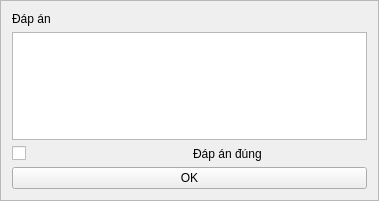
<?xml version="1.0" encoding="UTF-8"?>
<ui version="4.0">
 <class>add_answer_pop_up</class>
 <widget class="QFrame" name="add_answer_pop_up">
  <property name="geometry">
   <rect>
    <x>0</x>
    <y>0</y>
    <width>379</width>
    <height>201</height>
   </rect>
  </property>
  <property name="windowTitle">
   <string>Thêm đáp án</string>
  </property>
  <property name="frameShape">
   <enum>QFrame::StyledPanel</enum>
  </property>
  <property name="frameShadow">
   <enum>QFrame::Raised</enum>
  </property>
  <layout class="QVBoxLayout" name="verticalLayout">
   <item>
    <widget class="QLabel" name="answer_label">
     <property name="text">
      <string>Đáp án</string>
     </property>
    </widget>
   </item>
   <item>
    <widget class="QTextEdit" name="answer_text_edit"/>
   </item>
   <item>
    <layout class="QHBoxLayout" name="horizontalLayout">
     <item>
      <widget class="QCheckBox" name="right_answer_check_box">
       <property name="text">
        <string/>
       </property>
      </widget>
     </item>
     <item>
      <widget class="QLabel" name="right_answer_label">
       <property name="text">
        <string>Đáp án đúng</string>
       </property>
      </widget>
     </item>
    </layout>
   </item>
   <item>
    <widget class="QPushButton" name="ok_button">
     <property name="text">
      <string>OK</string>
     </property>
    </widget>
   </item>
  </layout>
 </widget>
 <resources/>
 <connections/>
</ui>
